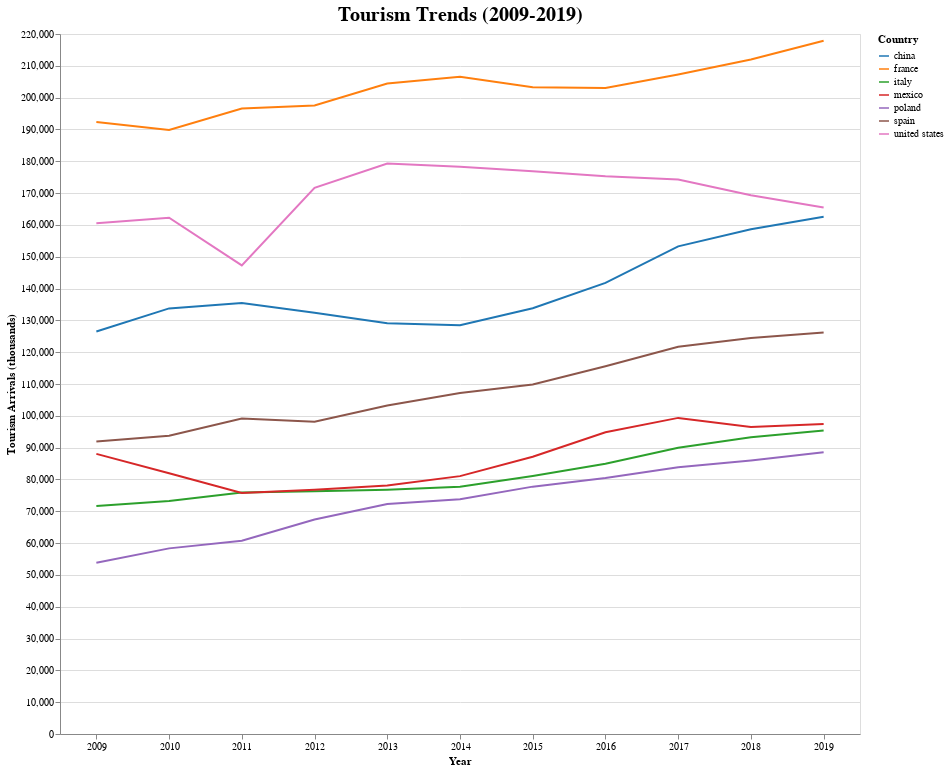

This figure's notebook cell:
### Code cell
# Convert tourism values to numeric
years = [str(year) for year in range(2009, 2020)]
for year in years:
    tourism_df[year] = pd.to_numeric(tourism_df[year], errors="coerce")

tourism_df["country"] = tourism_df["country"].str.strip().str.lower()

country_name_fixes = {
    "united states of america": "united states",
    "hong kong, china": "hong kong sar, china"
}

# Apply fixes to tourism dataset
tourism_df["country"] = tourism_df["country"].replace(country_name_fixes)

# Get top 10 countries by tourism in 2019
top_8_2019 = tourism_df.nlargest(7, "2019")["country"]

# Filter only these countries
tourism_top_8 = tourism_df[tourism_df["country"].isin(top_8_2019)]

# Reshape tourism data for Altair (Long Format)
tourism_melted = tourism_top_8.melt(id_vars=["country"], value_vars=years, 
                                     var_name="Year", value_name="Tourism")

color_scale = alt.Scale(scheme="category10")

# Create Tourism Line Chart
tourism_chart = alt.Chart(tourism_melted).mark_line().encode(
    x=alt.X("Year:O", title="Year", axis=alt.Axis(labelAngle=0)),
    y=alt.Y("Tourism:Q", title="Tourism Arrivals (thousands)"),
    color=alt.Color("country:N", title="Country", scale=color_scale),
).properties(
    width=800,
    height=700,
    title="Tourism Trends (2009-2019)"
).configure_title(
    fontSize=20
)

tourism_chart

# top_10_2019

### Figure 1 — Vega-Lite specification as saved in the notebook (floating-point values rounded to 4 significant figures)
{"config": {"view": {"continuousWidth": 300, "continuousHeight": 300}, "title": {"fontSize": 20}}, "data": {"name": "data-9631d9b7ce81875e67ad15cd79dacbc4"}, "mark": {"type": "line"}, "encoding": {"color": {"field": "country", "scale": {"scheme": "category10"}, "title": "Country", "type": "nominal"}, "x": {"axis": {"labelAngle": 0}, "field": "Year", "title": "Year", "type": "ordinal"}, "y": {"field": "Tourism", "title": "Tourism Arrivals (thousands)", "type": "quantitative"}}, "height": 700, "title": "Tourism Trends (2009-2019)", "width": 800, "$schema": "https://vega.github.io/schema/vega-lite/v5.8.0.json", "datasets": {"data-9631d9b7ce81875e67ad15cd79dacbc4": [{"country": "china", "Year": "2009", "Tourism": 126500.0}, {"country": "france", "Year": "2009", "Tourism": 192400.0}, {"country": "italy", "Year": "2009", "Tourism": 71690.0}, {"country": "mexico", "Year": "2009", "Tourism": 88040.0}, {"country": "poland", "Year": "2009", "Tourism": 53840.0}, {"country": "spain", "Year": "2009", "Tourism": 91900.0}, {"country": "united states", "Year": "2009", "Tourism": 160500.0}, {"country": "china", "Year": "2010", "Tourism": 133800.0}, {"country": "france", "Year": "2010", "Tourism": 189800.0}, {"country": "italy", "Year": "2010", "Tourism": 73220.0}, {"country": "mexico", "Year": "2010", "Tourism": 81950.0}, {"country": "poland", "Year": "2010", "Tourism": 58340.0}, {"country": "spain", "Year": "2010", "Tourism": 93740.0}, {"country": "united states", "Year": "2010", "Tourism": 162300.0}, {"country": "china", "Year": "2011", "Tourism": 135400.0}, {"country": "france", "Year": "2011", "Tourism": 196600.0}, {"country": "italy", "Year": "2011", "Tourism": 75870.0}, {"country": "mexico", "Year": "2011", "Tourism": 75730.0}, {"country": "poland", "Year": "2011", "Tourism": 60740.0}, {"country": "spain", "Year": "2011", "Tourism": 99190.0}, {"country": "united states", "Year": "2011", "Tourism": 147300.0}, {"country": "china", "Year": "2012", "Tourism": 132400.0}, {"country": "france", "Year": "2012", "Tourism": 197500.0}, {"country": "italy", "Year": "2012", "Tourism": 76290.0}, {"country": "mexico", "Year": "2012", "Tourism": 76750.0}, {"country": "poland", "Year": "2012", "Tourism": 67390.0}, {"country": "spain", "Year": "2012", "Tourism": 98130.0}, {"country": "united states", "Year": "2012", "Tourism": 171600.0}, {"country": "china", "Year": "2013", "Tourism": 129100.0}, {"country": "france", "Year": "2013", "Tourism": 204400.0}, {"country": "italy", "Year": "2013", "Tourism": 76760.0}, {"country": "mexico", "Year": "2013", "Tourism": 78100.0}, {"country": "poland", "Year": "2013", "Tourism": 72310.0}, {"country": "spain", "Year": "2013", "Tourism": 103200.0}, {"country": "united states", "Year": "2013", "Tourism": 179300.0}, {"country": "china", "Year": "2014", "Tourism": 128500.0}, {"country": "france", "Year": "2014", "Tourism": 206600.0}, {"country": "italy", "Year": "2014", "Tourism": 77690.0}, {"country": "mexico", "Year": "2014", "Tourism": 81040.0}, {"country": "poland", "Year": "2014", "Tourism": 73750.0}, {"country": "spain", "Year": "2014", "Tourism": 107100.0}, {"country": "united states", "Year": "2014", "Tourism": 178300.0}, {"country": "china", "Year": "2015", "Tourism": 133800.0}, {"country": "france", "Year": "2015", "Tourism": 203300.0}, {"country": "italy", "Year": "2015", "Tourism": 81070.0}, {"country": "mexico", "Year": "2015", "Tourism": 87130.0}, {"country": "poland", "Year": "2015", "Tourism": 77740.0}, {"country": "spain", "Year": "2015", "Tourism": 109800.0}, {"country": "united states", "Year": "2015", "Tourism": 176900.0}, {"country": "china", "Year": "2016", "Tourism": 141800.0}, {"country": "france", "Year": "2016", "Tourism": 203000.0}, {"country": "italy", "Year": "2016", "Tourism": 84920.0}, {"country": "mexico", "Year": "2016", "Tourism": 94850.0}, {"country": "poland", "Year": "2016", "Tourism": 80480.0}, {"country": "spain", "Year": "2016", "Tourism": 115600.0}, {"country": "united states", "Year": "2016", "Tourism": 175300.0}, {"country": "china", "Year": "2017", "Tourism": 153300.0}, {"country": "france", "Year": "2017", "Tourism": 207300.0}, {"country": "italy", "Year": "2017", "Tourism": 89930.0}, {"country": "mexico", "Year": "2017", "Tourism": 99350.0}, {"country": "poland", "Year": "2017", "Tourism": 83800.0}, {"country": "spain", "Year": "2017", "Tourism": 121700.0}, {"country": "united states", "Year": "2017", "Tourism": 174300.0}, {"country": "china", "Year": "2018", "Tourism": 158600.0}, {"country": "france", "Year": "2018", "Tourism": 212000.0}, {"country": "italy", "Year": "2018", "Tourism": 93230.0}, {"country": "mexico", "Year": "2018", "Tourism": 96500.0}, {"country": "poland", "Year": "2018", "Tourism": 85950.0}, {"country": "spain", "Year": "2018", "Tourism": 124500.0}, {"country": "united states", "Year": "2018", "Tourism": 169300.0}, {"country": "china", "Year": "2019", "Tourism": 162500.0}, {"country": "france", "Year": "2019", "Tourism": 217900.0}, {"country": "italy", "Year": "2019", "Tourism": 95400.0}, {"country": "mexico", "Year": "2019", "Tourism": 97410.0}, {"country": "poland", "Year": "2019", "Tourism": 88520.0}, {"country": "spain", "Year": "2019", "Tourism": 126200.0}, {"country": "united states", "Year": "2019", "Tourism": 165500.0}]}}
